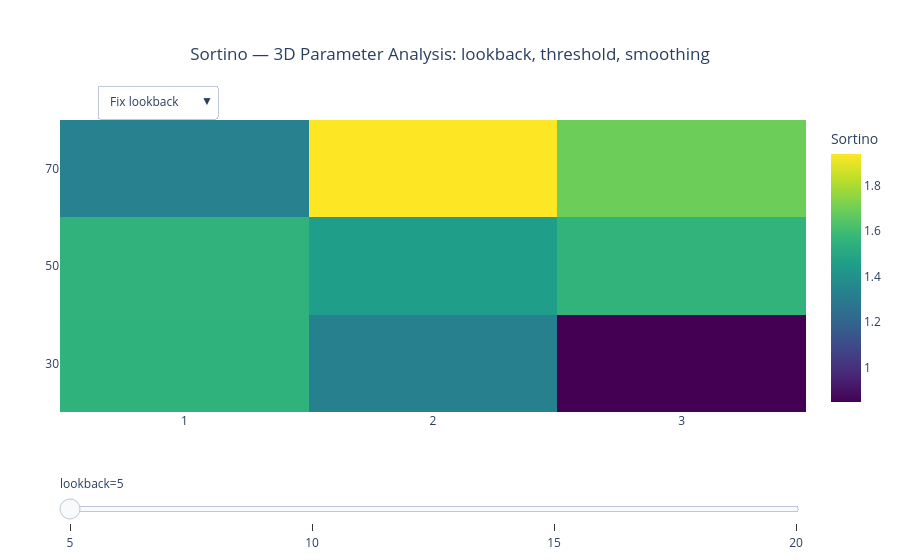

Notebook code for this chart:
### Code cell
# Also test heatmap mode for 3D
fig_3d_hm = plot_3d_parameter_interactive(
    df=df_3d,
    param_names=['lookback', 'threshold', 'smoothing'],
    metric='sortino',
    show_plot=True,
    plot_type='heatmap'
)

### Figure 1 — Plotly figure (JSON) as saved in the notebook; plotly's stock layout.template omitted (floating-point values rounded to 4 significant figures)
{"data": [{"colorbar": {"title": {"text": "Sortino"}}, "colorscale": [[0, "#440154"], [0.1111, "#482878"], [0.2222, "#3e4989"], [0.3333, "#31688e"], [0.4444, "#26828e"], [0.5556, "#1f9e89"], [0.6667, "#35b779"], [0.7778, "#6ece58"], [0.8889, "#b5de2b"], [1, "#fde725"]], "showscale": true, "type": "heatmap", "visible": true, "x": ["1", "2", "3"], "y": ["30", "50", "70"], "z": [[1.549, 1.322, 0.8478], [1.551, 1.456, 1.559], [1.327, 1.94, 1.694]]}, {"colorbar": {"title": {"text": "Sortino"}}, "colorscale": [[0, "#440154"], [0.1111, "#482878"], [0.2222, "#3e4989"], [0.3333, "#31688e"], [0.4444, "#26828e"], [0.5556, "#1f9e89"], [0.6667, "#35b779"], [0.7778, "#6ece58"], [0.8889, "#b5de2b"], [1, "#fde725"]], "showscale": true, "type": "heatmap", "visible": false, "x": ["1", "2", "3"], "y": ["30", "50", "70"], "z": [[1.546, 1.495, 1.883], [1.872, 1.793, 1.593], [2.099, 2.042, 1.508]]}, {"colorbar": {"title": {"text": "Sortino"}}, "colorscale": [[0, "#440154"], [0.1111, "#482878"], [0.2222, "#3e4989"], [0.3333, "#31688e"], [0.4444, "#26828e"], [0.5556, "#1f9e89"], [0.6667, "#35b779"], [0.7778, "#6ece58"], [0.8889, "#b5de2b"], [1, "#fde725"]], "showscale": true, "type": "heatmap", "visible": false, "x": ["1", "2", "3"], "y": ["30", "50", "70"], "z": [[1.514, 1.641, 1.907], [2.681, 2.518, 2.164], [1.975, 1.977, 2.336]]}, {"colorbar": {"title": {"text": "Sortino"}}, "colorscale": [[0, "#440154"], [0.1111, "#482878"], [0.2222, "#3e4989"], [0.3333, "#31688e"], [0.4444, "#26828e"], [0.5556, "#1f9e89"], [0.6667, "#35b779"], [0.7778, "#6ece58"], [0.8889, "#b5de2b"], [1, "#fde725"]], "showscale": true, "type": "heatmap", "visible": false, "x": ["1", "2", "3"], "y": ["30", "50", "70"], "z": [[2.336, 2.066, 2.233], [2.59, 2.645, 2.013], [2.757, 2.47, 2.207]]}, {"colorbar": {"title": {"text": "Sortino"}}, "colorscale": [[0, "#440154"], [0.1111, "#482878"], [0.2222, "#3e4989"], [0.3333, "#31688e"], [0.4444, "#26828e"], [0.5556, "#1f9e89"], [0.6667, "#35b779"], [0.7778, "#6ece58"], [0.8889, "#b5de2b"], [1, "#fde725"]], "showscale": true, "type": "heatmap", "visible": false, "x": ["1", "2", "3"], "y": ["5", "10", "15", "20"], "z": [[1.549, 1.322, 0.8478], [1.546, 1.495, 1.883], [1.514, 1.641, 1.907], [2.336, 2.066, 2.233]]}, {"colorbar": {"title": {"text": "Sortino"}}, "colorscale": [[0, "#440154"], [0.1111, "#482878"], [0.2222, "#3e4989"], [0.3333, "#31688e"], [0.4444, "#26828e"], [0.5556, "#1f9e89"], [0.6667, "#35b779"], [0.7778, "#6ece58"], [0.8889, "#b5de2b"], [1, "#fde725"]], "showscale": true, "type": "heatmap", "visible": false, "x": ["1", "2", "3"], "y": ["5", "10", "15", "20"], "z": [[1.551, 1.456, 1.559], [1.872, 1.793, 1.593], [2.681, 2.518, 2.164], [2.59, 2.645, 2.013]]}, {"colorbar": {"title": {"text": "Sortino"}}, "colorscale": [[0, "#440154"], [0.1111, "#482878"], [0.2222, "#3e4989"], [0.3333, "#31688e"], [0.4444, "#26828e"], [0.5556, "#1f9e89"], [0.6667, "#35b779"], [0.7778, "#6ece58"], [0.8889, "#b5de2b"], [1, "#fde725"]], "showscale": true, "type": "heatmap", "visible": false, "x": ["1", "2", "3"], "y": ["5", "10", "15", "20"], "z": [[1.327, 1.94, 1.694], [2.099, 2.042, 1.508], [1.975, 1.977, 2.336], [2.757, 2.47, 2.207]]}, {"colorbar": {"title": {"text": "Sortino"}}, "colorscale": [[0, "#440154"], [0.1111, "#482878"], [0.2222, "#3e4989"], [0.3333, "#31688e"], [0.4444, "#26828e"], [0.5556, "#1f9e89"], [0.6667, "#35b779"], [0.7778, "#6ece58"], [0.8889, "#b5de2b"], [1, "#fde725"]], "showscale": true, "type": "heatmap", "visible": false, "x": ["30", "50", "70"], "y": ["5", "10", "15", "20"], "z": [[1.549, 1.551, 1.327], [1.546, 1.872, 2.099], [1.514, 2.681, 1.975], [2.336, 2.59, 2.757]]}, {"colorbar": {"title": {"text": "Sortino"}}, "colorscale": [[0, "#440154"], [0.1111, "#482878"], [0.2222, "#3e4989"], [0.3333, "#31688e"], [0.4444, "#26828e"], [0.5556, "#1f9e89"], [0.6667, "#35b779"], [0.7778, "#6ece58"], [0.8889, "#b5de2b"], [1, "#fde725"]], "showscale": true, "type": "heatmap", "visible": false, "x": ["30", "50", "70"], "y": ["5", "10", "15", "20"], "z": [[1.322, 1.456, 1.94], [1.495, 1.793, 2.042], [1.641, 2.518, 1.977], [2.066, 2.645, 2.47]]}, {"colorbar": {"title": {"text": "Sortino"}}, "colorscale": [[0, "#440154"], [0.1111, "#482878"], [0.2222, "#3e4989"], [0.3333, "#31688e"], [0.4444, "#26828e"], [0.5556, "#1f9e89"], [0.6667, "#35b779"], [0.7778, "#6ece58"], [0.8889, "#b5de2b"], [1, "#fde725"]], "showscale": true, "type": "heatmap", "visible": false, "x": ["30", "50", "70"], "y": ["5", "10", "15", "20"], "z": [[0.8478, 1.559, 1.694], [1.883, 1.593, 1.508], [1.907, 2.164, 2.336], [2.233, 2.013, 2.207]]}], "layout": {"margin": {"b": 100, "l": 60, "r": 60, "t": 120}, "sliders": [{"active": 0, "currentvalue": {"prefix": "lookback="}, "pad": {"t": 60}, "steps": [{"args": [{"visible": [true, false, false, false, false, false, false, false, false, false]}], "label": "5", "method": "update"}, {"args": [{"visible": [false, true, false, false, false, false, false, false, false, false]}], "label": "10", "method": "update"}, {"args": [{"visible": [false, false, true, false, false, false, false, false, false, false]}], "label": "15", "method": "update"}, {"args": [{"visible": [false, false, false, true, false, false, false, false, false, false]}], "label": "20", "method": "update"}]}], "title": {"text": "Sortino — 3D Parameter Analysis: lookback, threshold, smoothing", "x": 0.5}, "updatemenus": [{"active": 0, "buttons": [{"args": [{"visible": [true, false, false, false, false, false, false, false, false, false]}, {"xaxis_title": "smoothing", "yaxis_title": "threshold"}], "label": "Fix lookback", "method": "update"}, {"args": [{"visible": [false, false, false, false, true, false, false, false, false, false]}, {"xaxis_title": "smoothing", "yaxis_title": "lookback"}], "label": "Fix threshold", "method": "update"}, {"args": [{"visible": [false, false, false, false, false, false, false, true, false, false]}, {"xaxis_title": "threshold", "yaxis_title": "lookback"}], "label": "Fix smoothing", "method": "update"}], "direction": "down", "type": "dropdown", "x": 0.05, "xanchor": "left", "y": 1.12, "yanchor": "top"}]}}
